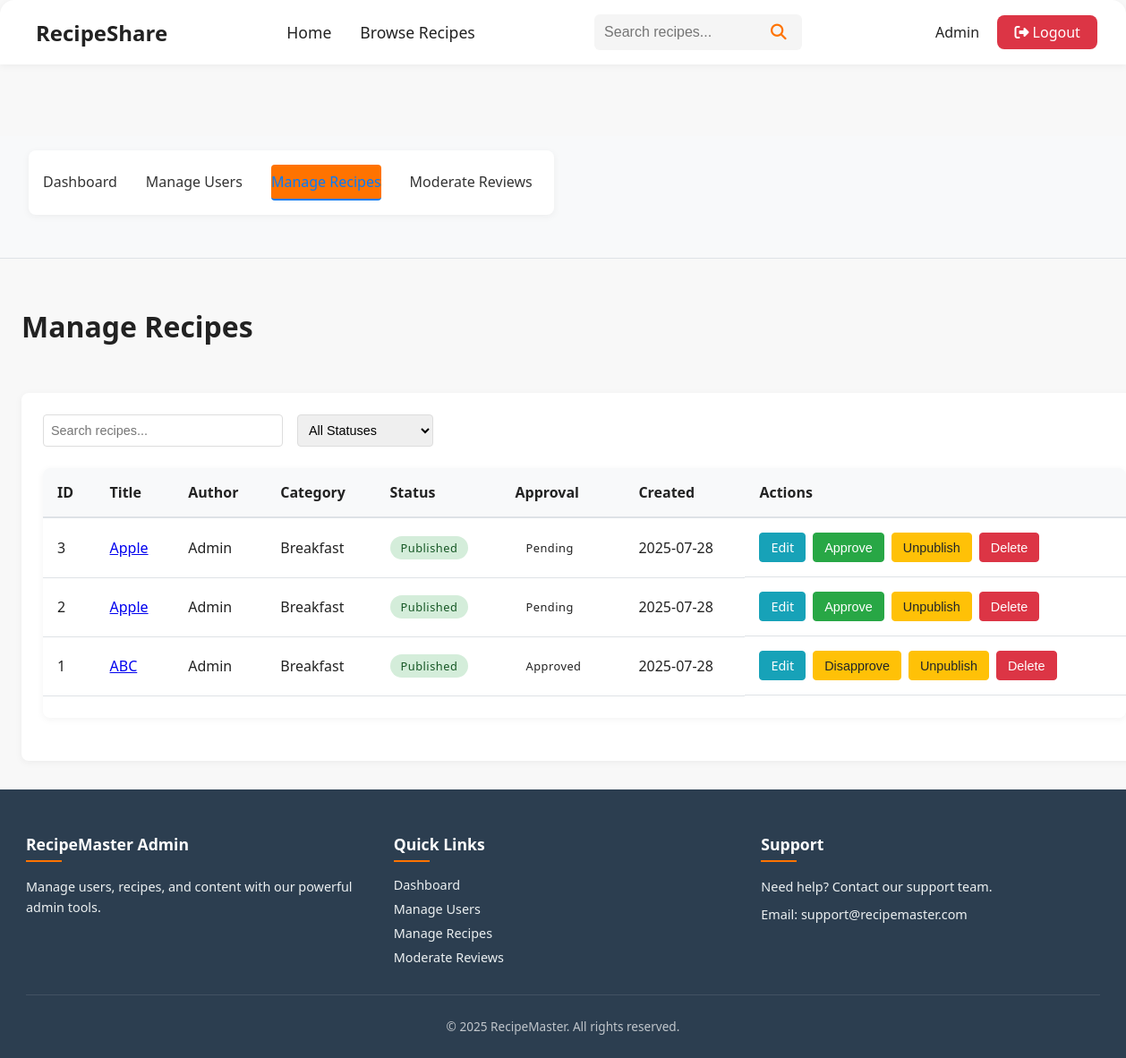
/admin/recipes (signed in), run on an earlier commit of the app's database.
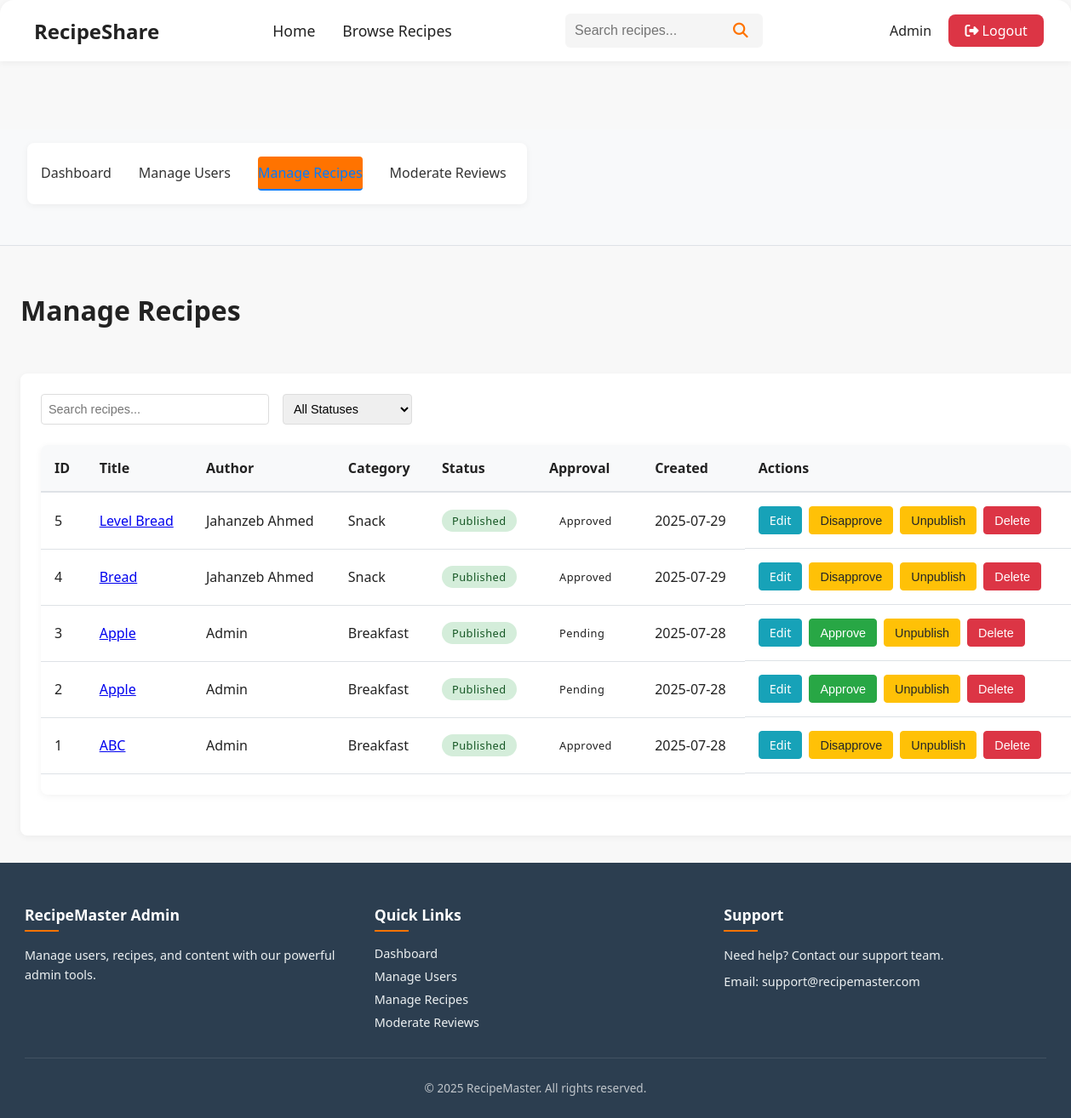
And on a later commit of the database.
### models.py (models this page shows)
class Recipe(db.Model):
    id = db.Column(db.Integer, primary_key=True)
    title = db.Column(db.String(200), nullable=False)
    description = db.Column(db.Text, nullable=False)
    ingredients = db.Column(db.Text, nullable=False)
    steps = db.Column(db.Text, nullable=False)
    category = db.Column(db.String(50))
    cooking_time = db.Column(db.Integer)
    image_url = db.Column(db.String(300))
    user_id = db.Column(db.Integer, db.ForeignKey('user.id'))
    user = db.relationship('User', backref='recipes')
    approved = db.Column(db.Boolean, default=False)
    dietary_preference = db.Column(db.String(20))
    popularity = db.Column(db.Integer, default=0)
    created_at = db.Column(db.DateTime, default=datetime.utcnow)
    is_published = db.Column(db.Boolean, default=True)
    is_reported = db.Column(db.Boolean, default=False)

class User(db.Model):
    id = db.Column(db.Integer, primary_key=True)
    email = db.Column(db.String(120), unique=True, nullable=False)
    password = db.Column(db.String(200), nullable=False)
    role = db.Column(db.String(10), default='User')
    name = db.Column(db.String(100))
    blocked = db.Column(db.Boolean, default=False)

### app.py (the view)
@app.route('/admin/recipes')
@admin_required
def admin_recipes():
    status = request.args.get('status', 'all')
    query = Recipe.query.options(db.joinedload(Recipe.user))
    if status == 'published':
        query = query.filter(Recipe.is_published == True)
    elif status == 'draft':
        query = query.filter(Recipe.is_published == False)
    elif status == 'reported':
        query = query.filter(Recipe.is_reported == True)
    recipes = query.order_by(Recipe.created_at.desc()).all()
    return render_template('admin_recipes.html', recipes=recipes, now=datetime.utcnow())

### app.py (called while the page is built, shortened)
@app.context_processor
def inject_user():
    from flask_jwt_extended import get_jwt_identity
    from datetime import datetime
    context = {
        'logged_in': False,
        'user_name': None,
        'csrf_token': generate_csrf,
        'now': datetime.utcnow(),
        'current_user': None
    }
    if 'user_id' in session:
        user = User.query.get(session['user_id'])
        if user:
            context.update({
                'logged_in': True,
                'user_name': user.name,
                'current_user': user
            })
    return context

### templates/admin_recipes.html (shortened to what the changed rows need)
{% extends "admin_base.html" %}
{% block admin_content %}
<div class="admin-header">
    <h1>Manage Recipes</h1>
</div>
    <div class="admin-section">
        <div class="table-responsive">
            <table class="admin-table">
                <thead>
                    <tr>
                        <th>ID</th>
                        <th>Title</th>
                        <th>Author</th>
                        <th>Category</th>
                        <th>Status</th>
                        <th>Approval</th>
                        <th>Created</th>
                        <th>Actions</th>
                    </tr>
                </thead>
                <tbody>
                    {% for recipe in recipes %}
                    <tr data-status="{{ 'published' if recipe.is_published else 'draft' }}"
                        data-approval="{{ 'approved' if recipe.approved else 'pending' }}"
                        data-title="{{ recipe.title|lower }}">
                        <td>{{ recipe.id }}</td>
                        <td>
                            <a href="{{ url_for('recipe_detail', recipe_id=recipe.id) }}" target="_blank">
                                {{ recipe.title }}
                            </a>
                        </td>
                        <td>{{ recipe.user.name if recipe.user else 'Unknown' }}</td>
                        <td>{{ recipe.category if recipe.category else 'Uncategorized' }}</td>
                        <td>
                            {% if recipe.is_reported %}
                                <span class="status-badge status-reported">Reported</span>
                            {% elif recipe.is_published %}
                                <span class="status-badge status-published">Published</span>
                            {% else %}
                                <span class="status-badge status-draft">Draft</span>
                            {% endif %}
                        </td>
                        <td>
                            {% if recipe.approved %}
                                <span class="status-badge status-approved">Approved</span>
                            {% else %}
                                <span class="status-badge status-pending">Pending</span>
                            {% endif %}
                        </td>
                        <td>{{ recipe.created_at.strftime('%Y-%m-%d') }}</td>
                        <td class="actions">
                            <a href="{{ url_for('edit_recipe', recipe_id=recipe.id) }}" class="btn btn-edit">
                                Edit
                            </a>
                            {% if recipe.approved %}
                                <button onclick="updateApprovalStatus('{{ recipe.id }}', false)" class="btn btn-warning">
                                    Disapprove
                                </button>
                            {% else %}
                                <button onclick="updateApprovalStatus('{{ recipe.id }}', true)" class="btn btn-success">
                                    Approve
                                </button>
                            {% endif %}
                            {% if recipe.is_published %}
                                <button onclick="updateRecipeStatus('{{ recipe.id }}', false)" class="btn btn-warning">
                                    Unpublish
                                </button>
                            {% else %}
                                <button onclick="updateRecipeStatus('{{ recipe.id }}', true)" class="btn btn-success">
                                    Publish
                                </button>
                            {% endif %}
                            <button onclick="deleteRecipe('{{ recipe.id }}')" class="btn btn-delete">
                                Delete
                            </button>
                        </td>
                    </tr>
                    {% else %}
                    <tr>
                        <td colspan="8" style="text-align: center;">No recipes found</td>
                    </tr>
                    {% endfor %}
                </tbody>
            </table>
        </div>
    </div>
{% endblock %}

What changed in the data, as far as the page shows it:
added Recipe: id "5", title "Level Bread", user "Jahanzeb Ahmed", category "Snack", is_reported "Published", approved "Approved", created_at "2025-07-29"
added Recipe: id "4", title "Bread", user "Jahanzeb Ahmed", category "Snack", is_reported "Published", approved "Approved", created_at "2025-07-29"
